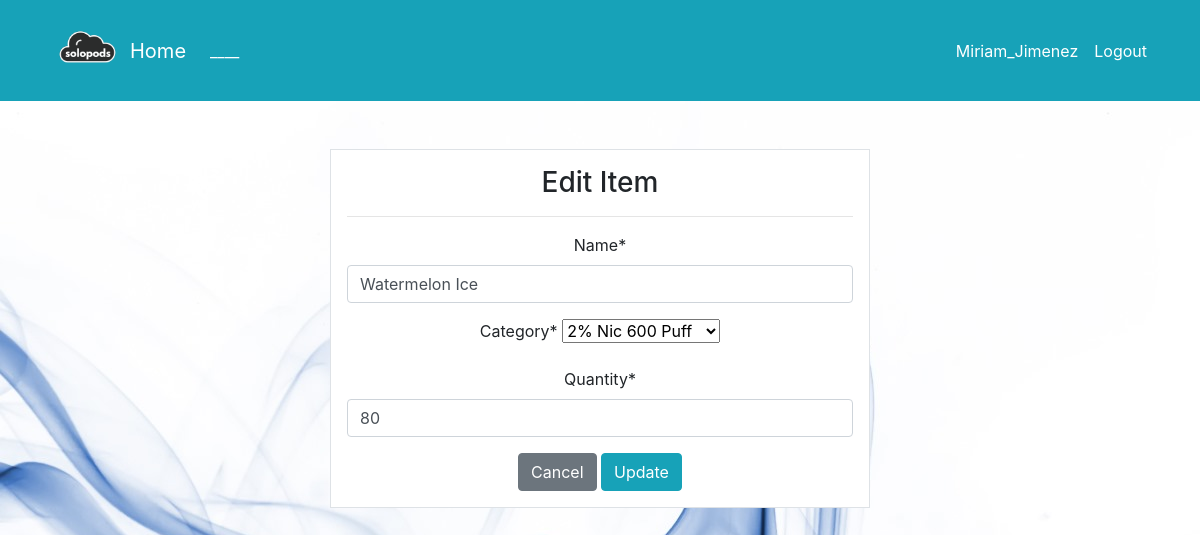
/product/update/8/ (signed in), run on the app's committed database.
### dashboard/models.py (models this page shows, shortened)
class Product(models.Model):
    name = models.CharField(max_length=100, null=True)
    category = models.CharField(max_length=20, choices=CATEGORY, null=True)
    quantity = models.PositiveIntegerField(null=True)
    class Meta:
        verbose_name_plural = 'Product'

### dashboard/views.py (the view)
# urls.py: path('product/update/<int:pk>/', views.product_update, name='dashboard-product-update'),
@login_required
def product_update(request, pk):
    item = Product.objects.get(id=pk)
    if request.method=='POST':
        form = ProductForm(request.POST, instance=item)
        if form.is_valid():
            form.save()
            return redirect('dashboard-product')
    else:
        form = ProductForm(instance=item)
    context = {
        'form': form,
    }
    return render(request, 'dashboard/product_update.html', context)

### dashboard/forms.py
class ProductForm(forms.ModelForm):
    class Meta:
        model = Product
        fields = ['name', 'category', 'quantity']

### templates/dashboard/product_update.html (shortened to what this page needs)
{% extends 'partials/base.html' %}
{% load crispy_forms_tags %}
{% block content %}
<div class="container">
    <div class="row mt-5">
        <div class="col-md-6 offset-md-3">
            <div class="border bg-white p-3">
                <h3>Edit Item</h3>
                <hr>
                <form method="POST">
                    {{ form|crispy }}
                    <a class="btn btn-secondary" href="{% url 'dashboard-product' %}">Cancel</a>
                    <input class="btn btn-info" type="submit" value="Update">
                </form>
            </div>
        </div>
    </div>
</div>
{% endblock %}

### templates/partials/nav.html (shortened to what this page needs)
    <nav class="navbar navbar-expand-lg navbar-info bg-info">
        {% if user.is_authenticated %}
        <div class="container">
            <img src="../../media/background/4.png" width="85" height="85">
            <a class="navbar-brand text-white" href="{% url 'dashboard-index' %}">Home</a>
            <div class="collapse navbar-collapse" id="navbarSupportedContent">
                <ul class="navbar-nav mr-auto">
                    <li class="nav-item active">
                        <a class="nav-link text-white" href="{% url 'dashboard-index' %}"> ____ </a>
                    </li>
                </ul>
                <ul class="navbar-nav ml-auto">
                    <li class="nav-item active">
                        <a class="nav-link text-white" href="{% url 'user-profile' %}">{{ user.username }}</a>
                    </li>
                    <li class="nav-item">
                        <a class="nav-link text-white" href="{% url 'user-logout' %}">Logout</a>
                    </li>
                </ul>
                {% endif %}
            </div>
        </div>
    </nav>

### static/style.css (style rules this page uses)
body { background: rgb(255, 255, 255); background-image: url('./../media/background/2.jpeg'); }
.bg-white { text-align: center; border: 2px solid #000; padding: 20px; }

### data on the page
Product: name "Watermelon Ice", category "2% Nic 600 Puff", quantity "80"

### other printed values
{{ user.username }} "Miriam_Jimenez"
